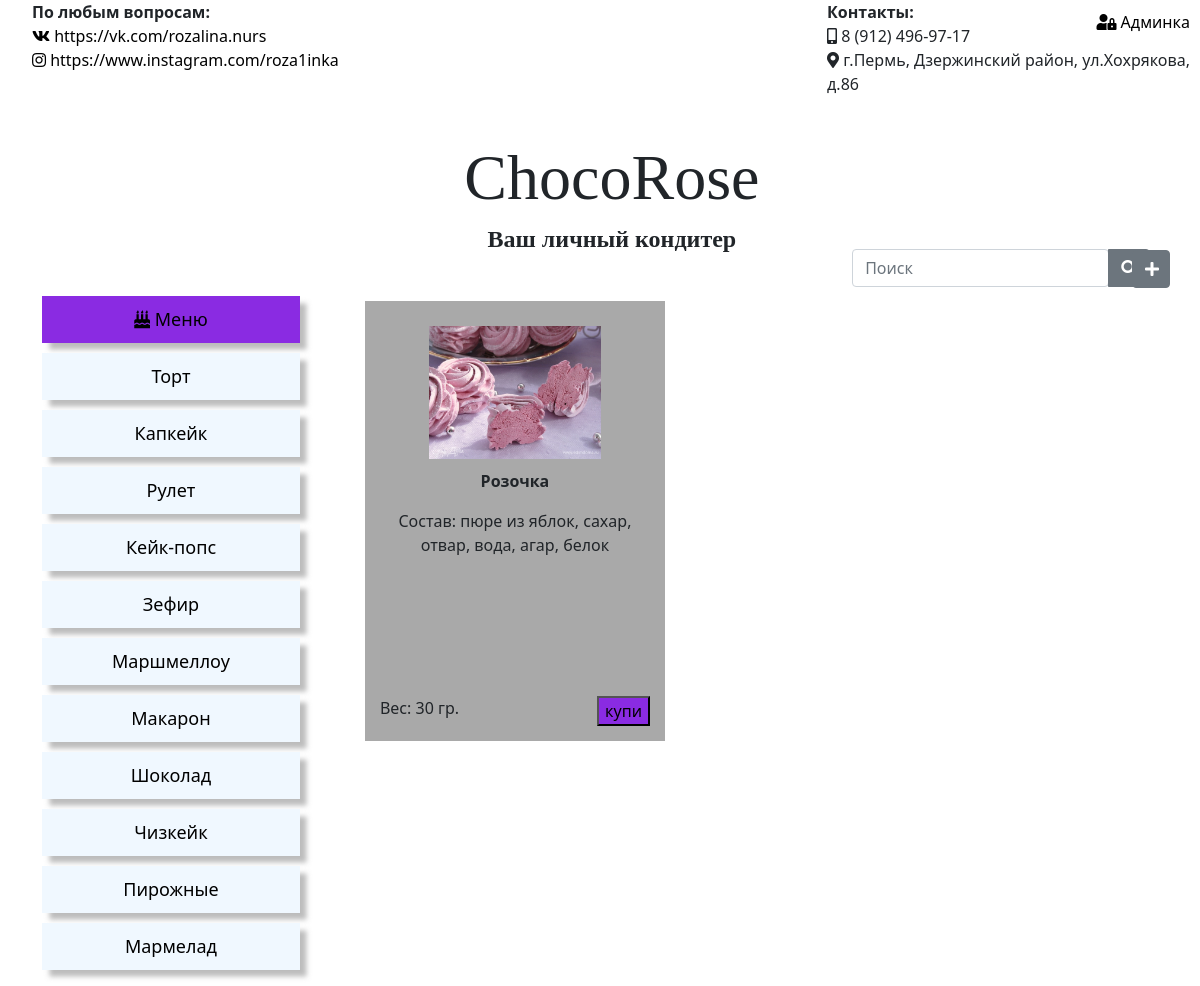
Page /category/11/ on the committed database.
### bakeryapp/models.py (models this page shows, shortened)
class BakeryCategory(models.Model):
    name = models.CharField(verbose_name="Категория выпечки", max_length=255)
    class Meta:
        verbose_name = 'Категория выпечки'
        verbose_name_plural = 'Категория выпечки'

class Bakery(models.Model):
    category=models.ForeignKey(BakeryCategory, on_delete=models.CASCADE, default=1, verbose_name="Kатегория выпечки")
    name=models.CharField(max_length=255, verbose_name="Название выпечки")
    text=models.TextField(max_length=255, verbose_name="Состав выпечки")
    weight=models.IntegerField(verbose_name="Вес выпечки")
    image=models.ImageField(verbose_name="Картинка выпечки", blank=True)
    price = models.IntegerField(verbose_name="Цена выпечки")
    class Meta:
        verbose_name = 'Конкретная выпечка'
        verbose_name_plural = 'Конкретные выпечки'

### bakeryapp/views.py (the view)
# urls.py: path('category/<int:category_id>/', BakeryView.as_view(), name='category'),
class BakeryView(ListView):
    model = Bakery
    context_object_name = 'bakery_list'
    template_name = 'index.html'
    def get_queryset(self):
        self.BakeryCategory = get_object_or_404(BakeryCategory, id=self.kwargs['category_id'])
        return Bakery.objects.filter(category=self.BakeryCategory)
    def get_context_data(self, **kwargs):
        context = super().get_context_data(**kwargs)
        context['category_list'] = BakeryCategory.objects.all()
        return context

### bakeryapp/templates/index.html (shortened to what this page needs)
{% extends 'layout.html' %}
{% block content %}
<div class = "items">
   {% for ba in bakery_list %}
      <div class="bakery-item">
            <div class="row">
                 <div class="col-8">
                    {% if ba.image %}
                     <img class="bakery-image" src="{{ba.image.url}}">
                    {% endif %}
                </div>
                <p align="center"><b >{{ba.name}}</b></p>
                <p align="center"> Состав: {{ba.text}}</p>
            </div>
          <div> Вес: {{ba.weight}} гр. <button class="btn-buy">купи</button></div>
      </div>
   {% endfor %}
</div>
{% endblock %}

### bakeryapp/templates/layout.html (shortened to what this page needs)
{% load static %}
<!doctype html>
<html lang="en">
<head>
    <link rel ="stylesheet" href="https://cdn.jsdelivr.net/npm/bootstrap@4.6.0/dist/css/bootstrap.min.css">
    <link rel ="stylesheet" href="{% static 'bakeryapp/css/bakeryapp.css'%}">
    <link rel ="stylesheet" href="https://use.fontawesome.com/releases/v5.8.2/css/all.css">
</head>
<body>
    <a href="http://127.0.0.1:8000/admin/" button class="admin_btn"><i class="fas fa-user-lock"></i> Админка</button></a>
    <nav>
        <ul><b>По любым вопросам:</b>
            <li><a href="https://vk.com/rozalina.nurs"><i class="fab fa-vk"></i> https://vk.com/rozalina.nurs</a></li>
            <li><a href="https://www.instagram.com/roza1inka"><i class="fab fa-instagram"></i> https://www.instagram.com/roza1inka</a></li>
        </ul>
        <div><h1>ChocoRose</h1>
            <h4 align="center"><b>Ваш личный кондитер</b></h4>
            <br>
        </div>
        <ul><b>Контакты:</b>
            <li><i class="fas fa-mobile-alt"></i> 8 (912) 496-97-17</li>
            <li><i class="fas fa-map-marker-alt"></i> г.Пермь, Дзержинский район, ул.Хохрякова,<br> д.86</li>
            <form class="input-group" method="POST" action="{%url 'search_view' %}">
                <div class="form-outline">
                    <input type="search" placeholder="Поиск" class="form-control" name="searched" >
                </div>
                <button type="submit"  class="btn btn-secondary" onclick="getBakery()"><i class="fas fa-search"></i></button>
            </form>
            <a href="{% url 'create' %}"><button type="button" class="btn btn-secondary btn-circle"><i class="fa fa-plus" aria-hidden="true"></i></button></a>
        </ul>
    </nav>
    <aside>
       <ul>
           <li align="center" id="aside_first_item"><a href="http://127.0.0.1:8000/"><i class="fas fa-birthday-cake"></i> Меню</a></li>
            {% for category in category_list %}
           <li align="center"><a href="{% url 'category' category.id %}">{{category.name}}</a></li>
           {% endfor %}
       </ul>
   </aside>
    <main>
    {% block content %}
    {% endblock %}
    </main>
    <link href="https://cdn.jsdelivr.net/npm/bootstrap@5.0.0-beta3/dist/css/bootstrap.min.css" rel="stylesheet">
</body>
</html>

### bakeryapp/static/bakeryapp/css/bakeryapp.css (style rules this page uses)
body { background: url("../img/bakery.jpg") no-repeat; margin: 0; height: 100%; background-size: cover; }
aside { float: left; widht: 600px; margin-left: 10px; margin-right: 50px; color: black; font-size: 18px; }
nav { display: flex; flex-direction: row; justify-content: space-between; z-index: 1; padding-right: 10px; }
nav div { align-items: center; }
ul { list-style: none; }
nav h1 { padding-left: 90px; padding-top: 140px; font-size: 64px; font-family: "Lucida Calligraphy"; }
nav h4 { padding-left: 90px; font-family: "Book Antiqua"; }
.admin_btn { position: absolute; top: 0; right: 0; padding: 10px; }
a { color: Black !important; text-decoration: none !important; }
aside ul li { color: black; display: block; margin-top: 10px; padding:10px 70px; background-color: aliceblue; box-shadow: 0.4em 0.4em 5px rgba(122,122,122,0.5); transition: all .2s ease; }
#aside_first_item { background-color: blueviolet; }
.bakery-image { width: 100%; }
.items { display:flex; flex-direction: row; flex-wrap: wrap; }
.bakery-item { display: flex; height: 440px; width: 300px; background-color: darkgray; margin: 15px; flex-direction:column; justify-content: space-between; padding: 15px; }
.row { justify-content:center; align-items: center; }
.col-8 { padding: 10px; }
.btn-buy { background-color: blueviolet; float: right; transition: all .2s ease; }
.btn-circle { position: absolute; top: 0; right: 0; top:250px; width: 38px; height: 38px; border-radius: 25px; text-align: center; margin-right: 30px; font-size: 16px; }
form { margin-left: 32%; width: 400px; margin-top: 50px; margin-button: 50px; margin-bottom: 50px; }
.input-group { position: absolute; top:103px; right: 90px; width: 200px; border-radius: 25px; text-align: center; font-size: 16px; z-index:0; }

### rows in the picture
BakeryCategory: name "Торт"
BakeryCategory: name "Капкейк"
BakeryCategory: name "Рулет"
BakeryCategory: name "Кейк-попс"
BakeryCategory: name "Зефир"
BakeryCategory: name "Маршмеллоу"
BakeryCategory: name "Макарон"
BakeryCategory: name "Шоколад"
BakeryCategory: name "Чизкейк"
BakeryCategory: name "Пирожные"
BakeryCategory: name "Мармелад"
Bakery: image (picture), name "Розочка", text "пюре из яблок, сахар, отвар, вода, агар, белок", weight "30"
